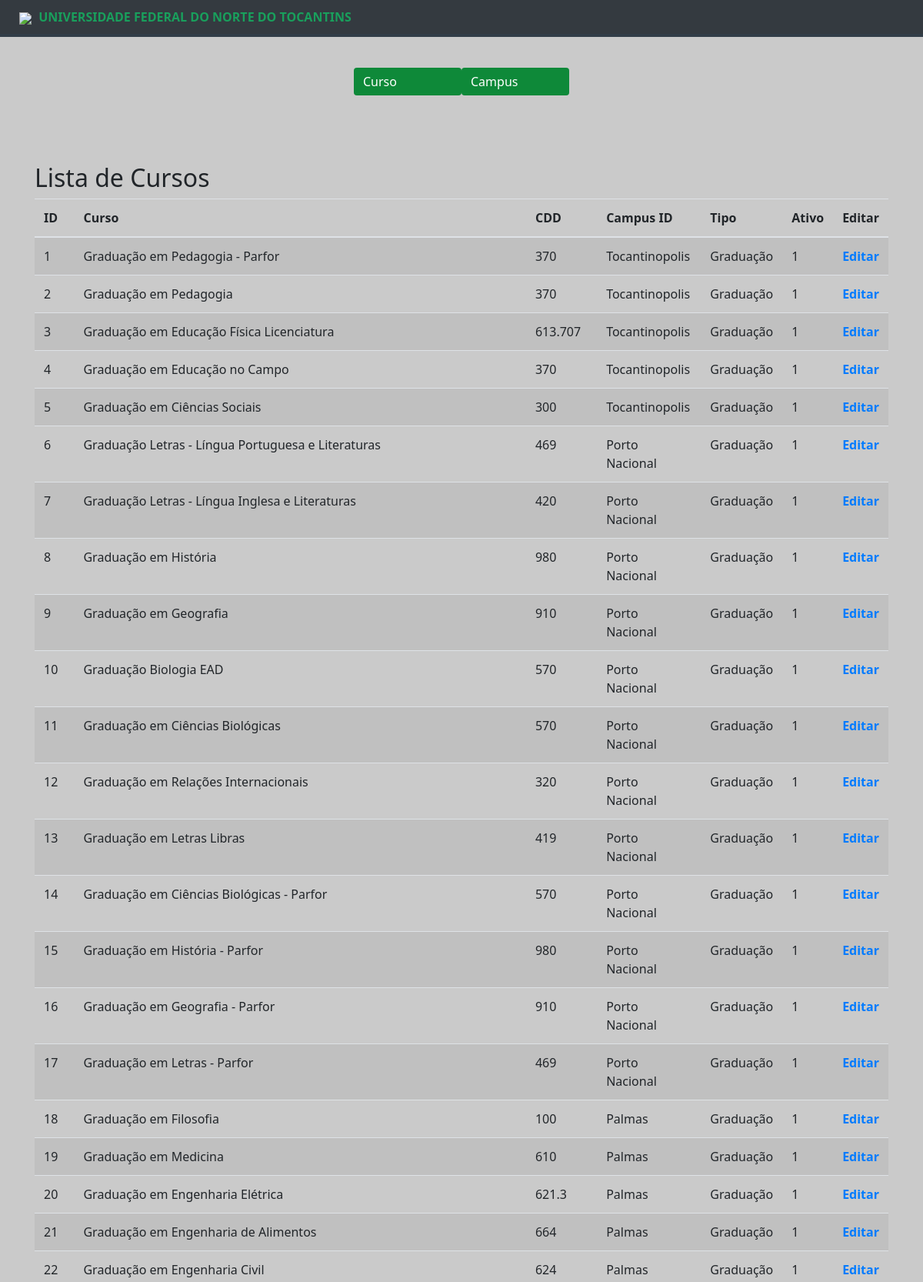
Screenshot of /cursos/ (upper part) with the database file from the repository.
### tables this page shows
CREATE TABLE curso (
                id INTEGER PRIMARY KEY AUTOINCREMENT,
                nome TEXT NOT NULL,
                cdd TEXT NOT NULL,
                campus_id INTEGER,
                tipo TEXT NOT NULL,
                ativo INTEGER DEFAULT 1,
                FOREIGN KEY (campus_id) REFERENCES campus(id)         
                
            );

### routes/curso_routes.py (the view)
@curso_routes.route('/', methods=['GET', 'POST'])
def curso_listar():
    cursos = CursoModel.get_cursos()
    return render_template('cursos_listar.html', cursos=cursos)

### data/conexao.py (called while the page is built)
def get_conexao():
    conexao = sqlite3.connect('data/gfc.db')
    return conexao

### models/campus_model.py (called while the page is built)
    @staticmethod
    def get_campus_by_id(campus_id):
        con = get_conexao()
        cursor = con.cursor()
        query = 'SELECT * FROM campus WHERE id=?'
        cursor.execute(query, (campus_id,))
        row = cursor.fetchone()
        if row:
            campus = CampusModel(
                id=row[0],
                nome=row[1],
                ativo=row[2]
            )
            con.close()
            return campus
        else:
            con.close()
            return None

    def __str__(self) -> str:
        return self.nome

### models/curso_model.py (called while the page is built)
    @staticmethod
    def get_cursos():
        con = get_conexao()
        cursor = con.cursor()
        query = 'SELECT * FROM curso'
        cursor.execute(query)
        cursos = []
        for row in cursor.fetchall():
            curso = CursoModel(
                id=row[0],
                nome=row[1],
                cdd=row[2],
                campus_id=row[3],
                tipo=row[4],
                ativo=row[5]
            )
            cursos.append(curso)
        con.close()
        if not cursos:
            return None
        return cursos

    def get_campus(self):
        if self.campus_id is not None:
            return CampusModel.get_campus_by_id(self.campus_id)
        else:
            return None

### templates/cursos_listar.html (shortened to what this page needs)
{% extends 'base.html' %}
{% block content %}
  <header>
    <nav class="navbar navbar-expand-lg">
        <div class="container">
          <div class="collapse navbar-collapse justify-content-center" id="navbarNav">
            <ul class="navbar-nav">
              <li class="nav-item">
                <button type="button" class="btn btn-primary" data-toggle="modal" data-target="#cursoModal">
                    Curso
                  </button>
              </li>
              <li class="nav-item">
                <button type="button" class="btn btn-primary" data-toggle="modal" data-target="#cursoModal">
                    Campus
                  </button>
              </li>
            </ul>
          </div>
        </div>
      </nav>
  </header>
<div class="container mt-10">
    <h2>Lista de Cursos</h2>
    <table class="table table-striped">
        <thead>
            <tr>
                <th>ID</th>
                <th>Curso</th>
                <th>CDD</th>
                <th>Campus ID</th>
                <th>Tipo</th>
                <th>Ativo</th>
                <th>Editar</th>
            </tr>
        </thead>
        <tbody>
            {% for curso in cursos %}
                <tr>
                    <td>{{ curso.id }}</td>
                    <td>{{ curso.nome }}</td>
                    <td>{{ curso.cdd }}</td>
                    <td>{{ curso.get_campus() }}</td>
                    <td>{{ curso.tipo }}</td>
                    <td>{{ curso.ativo }}</td>
                    <th><a href="#">Editar</a></th>
                </tr>
            {% endfor %}
        </tbody>
    </table>
</div>
{% endblock %}

### templates/base.html (shortened to what this page needs)
<!DOCTYPE html>
<html lang="pt-br">
<head>
    <link rel="stylesheet" href="https://maxcdn.bootstrapcdn.com/bootstrap/4.5.2/css/bootstrap.min.css">
    <link rel="stylesheet" href="https://cdnjs.cloudflare.com/ajax/libs/font-awesome/5.15.2/css/all.min.css">
    <link rel="stylesheet" href="/static/assets/css/main.css" type="text/css">
</head>
<body>
    <div class="titulo bg-dark">
        <img src="/static/assets/img/UFNT_brasao.png">
        Universidade Federal do Norte do Tocantins
    </div>
    {% block content %}{% endblock %}
</body>
</html>

### static/assets/css/main.css (style rules this page uses)
body { background-color: #cacaca; font-family:'Segoe UI', Tahoma, Geneva, Verdana, sans-serif; }
.container { margin-top: 80px; margin-bottom: 0; }
button.btn-primary { background-color: #0e8939; border: 1px solid #034f03; text-align: left; width: 140px; border: #656765; font-family:'Segoe UI', Tahoma, Geneva, Verdana, sans-serif; }
.titulo { text-transform: uppercase; font-size: 16px; color: #199f5c; border-bottom: 4px solid #323d48; margin-bottom: 0px; padding: 10px; font-weight: 700; text-align: left; position: fixed; top: 0; width: 100%; z-index: 1000; }
.titulo img { width: 30px; margin-right: 5px; margin-left: 15px; }

### rows the page displays
curso: id "1", nome "Graduação em Pedagogia - Parfor", cdd "370", get_campus "Tocantinopolis", tipo "Graduação", ativo "1"
curso: id "2", nome "Graduação em Pedagogia", cdd "370", get_campus "Tocantinopolis", tipo "Graduação", ativo "1"
curso: id "3", nome "Graduação em Educação Física Licenciatura", cdd "613.707", get_campus "Tocantinopolis", tipo "Graduação", ativo "1"
curso: id "4", nome "Graduação em Educação no Campo", cdd "370", get_campus "Tocantinopolis", tipo "Graduação", ativo "1"
curso: id "5", nome "Graduação em Ciências Sociais", cdd "300", get_campus "Tocantinopolis", tipo "Graduação", ativo "1"
curso: id "6", nome "Graduação Letras - Língua Portuguesa e Literaturas", cdd "469", get_campus "Porto Nacional", tipo "Graduação", ativo "1"
curso: id "7", nome "Graduação Letras - Língua Inglesa e Literaturas", cdd "420", get_campus "Porto Nacional", tipo "Graduação", ativo "1"
curso: id "8", nome "Graduação em História", cdd "980", get_campus "Porto Nacional", tipo "Graduação", ativo "1"
curso: id "9", nome "Graduação em Geografia", cdd "910", get_campus "Porto Nacional", tipo "Graduação", ativo "1"
curso: id "10", nome "Graduação Biologia EAD", cdd "570", get_campus "Porto Nacional", tipo "Graduação", ativo "1"
curso: id "11", nome "Graduação em Ciências Biológicas", cdd "570", get_campus "Porto Nacional", tipo "Graduação", ativo "1"
curso: id "12", nome "Graduação em Relações Internacionais", cdd "320", get_campus "Porto Nacional", tipo "Graduação", ativo "1"
curso: id "13", nome "Graduação em Letras Libras", cdd "419", get_campus "Porto Nacional", tipo "Graduação", ativo "1"
curso: id "14", nome "Graduação em Ciências Biológicas - Parfor", cdd "570", get_campus "Porto Nacional", tipo "Graduação", ativo "1"
curso: id "15", nome "Graduação em História - Parfor", cdd "980", get_campus "Porto Nacional", tipo "Graduação", ativo "1"
curso: id "16", nome "Graduação em Geografia - Parfor", cdd "910", get_campus "Porto Nacional", tipo "Graduação", ativo "1"
curso: id "17", nome "Graduação em Letras - Parfor", cdd "469", get_campus "Porto Nacional", tipo "Graduação", ativo "1"
curso: id "18", nome "Graduação em Filosofia", cdd "100", get_campus "Palmas", tipo "Graduação", ativo "1"
curso: id "19", nome "Graduação em Medicina", cdd "610", get_campus "Palmas", tipo "Graduação", ativo "1"
curso: id "20", nome "Graduação em Engenharia Elétrica", cdd "621.3", get_campus "Palmas", tipo "Graduação", ativo "1"
curso: id "21", nome "Graduação em Engenharia de Alimentos", cdd "664", get_campus "Palmas", tipo "Graduação", ativo "1"
curso: id "22", nome "Graduação em Engenharia Civil", cdd "624", get_campus "Palmas", tipo "Graduação", ativo "1"
